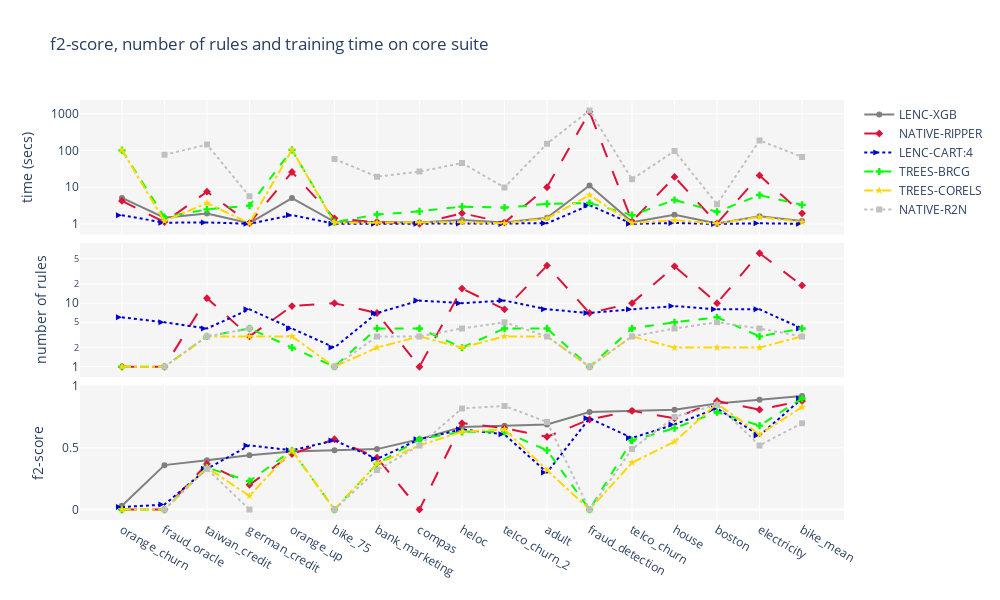

The notebook cell this image was saved under:
### Code cell
perf_metric = 'f2'
sorted_df = df_core_suite.sort_values('LENC-XGB_'+perf_metric, ignore_index=True)
triple_chart(pipelines=DEFAULT_RI_PIPELINES, performance_metric=perf_metric, complexity_metric='nof_rules', df=sorted_df, df_long_name='core suite')

### Figure 1 — Plotly figure (JSON) as saved in the notebook; plotly's stock layout.template omitted (floating-point values rounded to 4 significant figures)
{"data": [{"line": {"color": "gray", "dash": "solid", "width": 2}, "marker": {"symbol": "circle"}, "mode": "markers+lines", "name": "LENC-XGB", "showlegend": true, "type": "scatter", "x": ["orange_churn", "fraud_oracle", "taiwan_credit", "german_credit", "orange_up", "bike_75", "bank_marketing", "compas", "heloc", "telco_churn_2", "adult", "fraud_detection", "telco_churn", "house", "boston", "electricity", "bike_mean"], "xaxis": "x3", "y": [0.03, 0.36, 0.4, 0.44, 0.47, 0.48, 0.49, 0.57, 0.67, 0.68, 0.69, 0.79, 0.8, 0.81, 0.86, 0.89, 0.92], "yaxis": "y3"}, {"line": {"color": "crimson", "dash": "longdash", "width": 2}, "marker": {"symbol": "diamond"}, "mode": "markers+lines", "name": "NATIVE-RIPPER", "showlegend": true, "type": "scatter", "x": ["orange_churn", "fraud_oracle", "taiwan_credit", "german_credit", "orange_up", "bike_75", "bank_marketing", "compas", "heloc", "telco_churn_2", "adult", "fraud_detection", "telco_churn", "house", "boston", "electricity", "bike_mean"], "xaxis": "x3", "y": [0, 0, 0.37, 0.2, 0.45, 0.57, 0.42, 0, 0.7, 0.66, 0.59, 0.73, 0.8, 0.74, 0.88, 0.81, 0.88], "yaxis": "y3"}, {"line": {"color": "mediumblue", "dash": "dot", "width": 2}, "marker": {"symbol": "arrow-right"}, "mode": "markers+lines", "name": "LENC-CART:4", "showlegend": true, "type": "scatter", "x": ["orange_churn", "fraud_oracle", "taiwan_credit", "german_credit", "orange_up", "bike_75", "bank_marketing", "compas", "heloc", "telco_churn_2", "adult", "fraud_detection", "telco_churn", "house", "boston", "electricity", "bike_mean"], "xaxis": "x3", "y": [0.02, 0.04, 0.33, 0.52, 0.48, 0.56, 0.41, 0.57, 0.65, 0.61, 0.3, 0.74, 0.58, 0.69, 0.82, 0.6, 0.9], "yaxis": "y3"}, {"line": {"color": "lime", "dash": "dash", "width": 2}, "marker": {"symbol": "cross"}, "mode": "markers+lines", "name": "TREES-BRCG", "showlegend": true, "type": "scatter", "x": ["orange_churn", "fraud_oracle", "taiwan_credit", "german_credit", "orange_up", "bike_75", "bank_marketing", "compas", "heloc", "telco_churn_2", "adult", "fraud_detection", "telco_churn", "house", "boston", "electricity", "bike_mean"], "xaxis": "x3", "y": [0, 0, 0.34, 0.23, 0.48, 0, 0.37, 0.57, 0.63, 0.63, 0.48, 0, 0.56, 0.66, 0.79, 0.68, 0.9], "yaxis": "y3"}, {"line": {"color": "gold", "dash": "dashdot", "width": 2}, "marker": {"symbol": "star"}, "mode": "markers+lines", "name": "TREES-CORELS", "showlegend": true, "type": "scatter", "x": ["orange_churn", "fraud_oracle", "taiwan_credit", "german_credit", "orange_up", "bike_75", "bank_marketing", "compas", "heloc", "telco_churn_2", "adult", "fraud_detection", "telco_churn", "house", "boston", "electricity", "bike_mean"], "xaxis": "x3", "y": [0, 0, 0.34, 0.11, 0.48, 0, 0.37, 0.52, 0.63, 0.65, 0.32, 0, 0.38, 0.55, 0.86, 0.61, 0.83], "yaxis": "y3"}, {"line": {"color": "silver", "dash": "dot", "width": 2}, "marker": {"symbol": "square"}, "mode": "markers+lines", "name": "NATIVE-R2N", "showlegend": true, "type": "scatter", "x": ["orange_churn", "fraud_oracle", "taiwan_credit", "german_credit", "orange_up", "bike_75", "bank_marketing", "compas", "heloc", "telco_churn_2", "adult", "fraud_detection", "telco_churn", "house", "boston", "electricity", "bike_mean"], "xaxis": "x3", "y": [null, 0, 0.33, 0, null, 0, 0.32, 0.52, 0.82, 0.84, 0.71, 0, 0.49, 0.75, 0.85, 0.52, 0.7], "yaxis": "y3"}, {"line": {"color": "crimson", "dash": "longdash", "width": 2}, "marker": {"symbol": "diamond"}, "mode": "markers+lines", "name": "NATIVE-RIPPER", "showlegend": false, "type": "scatter", "x": ["orange_churn", "fraud_oracle", "taiwan_credit", "german_credit", "orange_up", "bike_75", "bank_marketing", "compas", "heloc", "telco_churn_2", "adult", "fraud_detection", "telco_churn", "house", "boston", "electricity", "bike_mean"], "xaxis": "x2", "y": [1, 1, 12, 3, 9, 10, 7, 1, 17, 8, 39, 7, 10, 38, 10, 61, 19], "yaxis": "y2"}, {"line": {"color": "mediumblue", "dash": "dot", "width": 2}, "marker": {"symbol": "arrow-right"}, "mode": "markers+lines", "name": "LENC-CART:4", "showlegend": false, "type": "scatter", "x": ["orange_churn", "fraud_oracle", "taiwan_credit", "german_credit", "orange_up", "bike_75", "bank_marketing", "compas", "heloc", "telco_churn_2", "adult", "fraud_detection", "telco_churn", "house", "boston", "electricity", "bike_mean"], "xaxis": "x2", "y": [6, 5, 4, 8, 4, 2, 7, 11, 10, 11, 8, 7, 8, 9, 8, 8, 4], "yaxis": "y2"}, {"line": {"color": "lime", "dash": "dash", "width": 2}, "marker": {"symbol": "cross"}, "mode": "markers+lines", "name": "TREES-BRCG", "showlegend": false, "type": "scatter", "x": ["orange_churn", "fraud_oracle", "taiwan_credit", "german_credit", "orange_up", "bike_75", "bank_marketing", "compas", "heloc", "telco_churn_2", "adult", "fraud_detection", "telco_churn", "house", "boston", "electricity", "bike_mean"], "xaxis": "x2", "y": [1, 1, 3, 4, 2, 1, 4, 4, 2, 4, 4, 1, 4, 5, 6, 3, 4], "yaxis": "y2"}, {"line": {"color": "gold", "dash": "dashdot", "width": 2}, "marker": {"symbol": "star"}, "mode": "markers+lines", "name": "TREES-CORELS", "showlegend": false, "type": "scatter", "x": ["orange_churn", "fraud_oracle", "taiwan_credit", "german_credit", "orange_up", "bike_75", "bank_marketing", "compas", "heloc", "telco_churn_2", "adult", "fraud_detection", "telco_churn", "house", "boston", "electricity", "bike_mean"], "xaxis": "x2", "y": [1, 1, 3, 3, 3, 1, 2, 3, 2, 3, 3, 1, 3, 2, 2, 2, 3], "yaxis": "y2"}, {"line": {"color": "silver", "dash": "dot", "width": 2}, "marker": {"symbol": "square"}, "mode": "markers+lines", "name": "NATIVE-R2N", "showlegend": false, "type": "scatter", "x": ["orange_churn", "fraud_oracle", "taiwan_credit", "german_credit", "orange_up", "bike_75", "bank_marketing", "compas", "heloc", "telco_churn_2", "adult", "fraud_detection", "telco_churn", "house", "boston", "electricity", "bike_mean"], "xaxis": "x2", "y": [null, 1, 3, 4, null, 1, 3, 3, 4, 5, 3, 1, 3, 4, 5, 4, 3], "yaxis": "y2"}, {"line": {"color": "gray", "dash": "solid", "width": 2}, "marker": {"symbol": "circle"}, "mode": "markers+lines", "name": "LENC-XGB", "showlegend": false, "type": "scatter", "x": ["orange_churn", "fraud_oracle", "taiwan_credit", "german_credit", "orange_up", "bike_75", "bank_marketing", "compas", "heloc", "telco_churn_2", "adult", "fraud_detection", "telco_churn", "house", "boston", "electricity", "bike_mean"], "xaxis": "x", "y": [5.1, 1.48, 1.93, 1.05, 5.07, 1.14, 1.13, 1.09, 1.28, 1.09, 1.48, 11.1, 1.12, 1.79, 1.03, 1.62, 1.2], "yaxis": "y"}, {"line": {"color": "crimson", "dash": "longdash", "width": 2}, "marker": {"symbol": "diamond"}, "mode": "markers+lines", "name": "NATIVE-RIPPER", "showlegend": false, "type": "scatter", "x": ["orange_churn", "fraud_oracle", "taiwan_credit", "german_credit", "orange_up", "bike_75", "bank_marketing", "compas", "heloc", "telco_churn_2", "adult", "fraud_detection", "telco_churn", "house", "boston", "electricity", "bike_mean"], "xaxis": "x", "y": [4.22, 1.12, 7.55, 1.05, 25.94, 1.42, 1.11, 1.01, 1.96, 1.09, 9.98, 1129.0, 1.17, 19.06, 1.04, 20.9, 1.94], "yaxis": "y"}, {"line": {"color": "mediumblue", "dash": "dot", "width": 2}, "marker": {"symbol": "arrow-right"}, "mode": "markers+lines", "name": "LENC-CART:4", "showlegend": false, "type": "scatter", "x": ["orange_churn", "fraud_oracle", "taiwan_credit", "german_credit", "orange_up", "bike_75", "bank_marketing", "compas", "heloc", "telco_churn_2", "adult", "fraud_detection", "telco_churn", "house", "boston", "electricity", "bike_mean"], "xaxis": "x", "y": [1.73, 1.08, 1.1, 1.01, 1.74, 1.01, 1.01, 1.01, 1.02, 1, 1.04, 3.24, 1.01, 1.06, 1, 1.04, 1.01], "yaxis": "y"}, {"line": {"color": "lime", "dash": "dash", "width": 2}, "marker": {"symbol": "cross"}, "mode": "markers+lines", "name": "TREES-BRCG", "showlegend": false, "type": "scatter", "x": ["orange_churn", "fraud_oracle", "taiwan_credit", "german_credit", "orange_up", "bike_75", "bank_marketing", "compas", "heloc", "telco_churn_2", "adult", "fraud_detection", "telco_churn", "house", "boston", "electricity", "bike_mean"], "xaxis": "x", "y": [101.8, 1.53, 2.49, 3.15, 104.1, 1.12, 1.8, 2.2, 2.96, 2.78, 3.51, 3.72, 1.73, 4.49, 2.14, 6.11, 3.31], "yaxis": "y"}, {"line": {"color": "gold", "dash": "dashdot", "width": 2}, "marker": {"symbol": "star"}, "mode": "markers+lines", "name": "TREES-CORELS", "showlegend": false, "type": "scatter", "x": ["orange_churn", "fraud_oracle", "taiwan_credit", "german_credit", "orange_up", "bike_75", "bank_marketing", "compas", "heloc", "telco_churn_2", "adult", "fraud_detection", "telco_churn", "house", "boston", "electricity", "bike_mean"], "xaxis": "x", "y": [102.9, 1.19, 3.7, 1.04, 104.3, 1.07, 1.08, 1.09, 1.12, 1.04, 1.41, 6.1, 1.06, 1.26, 1.02, 1.54, 1.13], "yaxis": "y"}, {"line": {"color": "silver", "dash": "dot", "width": 2}, "marker": {"symbol": "square"}, "mode": "markers+lines", "name": "NATIVE-R2N", "showlegend": false, "type": "scatter", "x": ["orange_churn", "fraud_oracle", "taiwan_credit", "german_credit", "orange_up", "bike_75", "bank_marketing", "compas", "heloc", "telco_churn_2", "adult", "fraud_detection", "telco_churn", "house", "boston", "electricity", "bike_mean"], "xaxis": "x", "y": [null, 76.28, 144.8, 5.66, null, 58.58, 19.32, 26.65, 45.47, 9.88, 153.5, 1231.0, 16.37, 96.81, 3.45, 187.7, 67.01], "yaxis": "y"}], "layout": {"height": 600, "plot_bgcolor": "whitesmoke", "title": {"text": "f2-score, number of rules and training time on core suite"}, "width": 1000, "xaxis": {"anchor": "y", "domain": [0, 1], "matches": "x3", "showticklabels": false}, "xaxis2": {"anchor": "y2", "domain": [0, 1], "matches": "x3", "showticklabels": false}, "xaxis3": {"anchor": "y3", "domain": [0, 1]}, "yaxis": {"anchor": "x", "domain": [0.68, 1], "title": {"text": "time (secs)"}, "type": "log"}, "yaxis2": {"anchor": "x2", "domain": [0.34, 0.66], "title": {"text": "number of rules"}, "type": "log"}, "yaxis3": {"anchor": "x3", "domain": [0, 0.32], "title": {"text": "f2-score"}}}}
